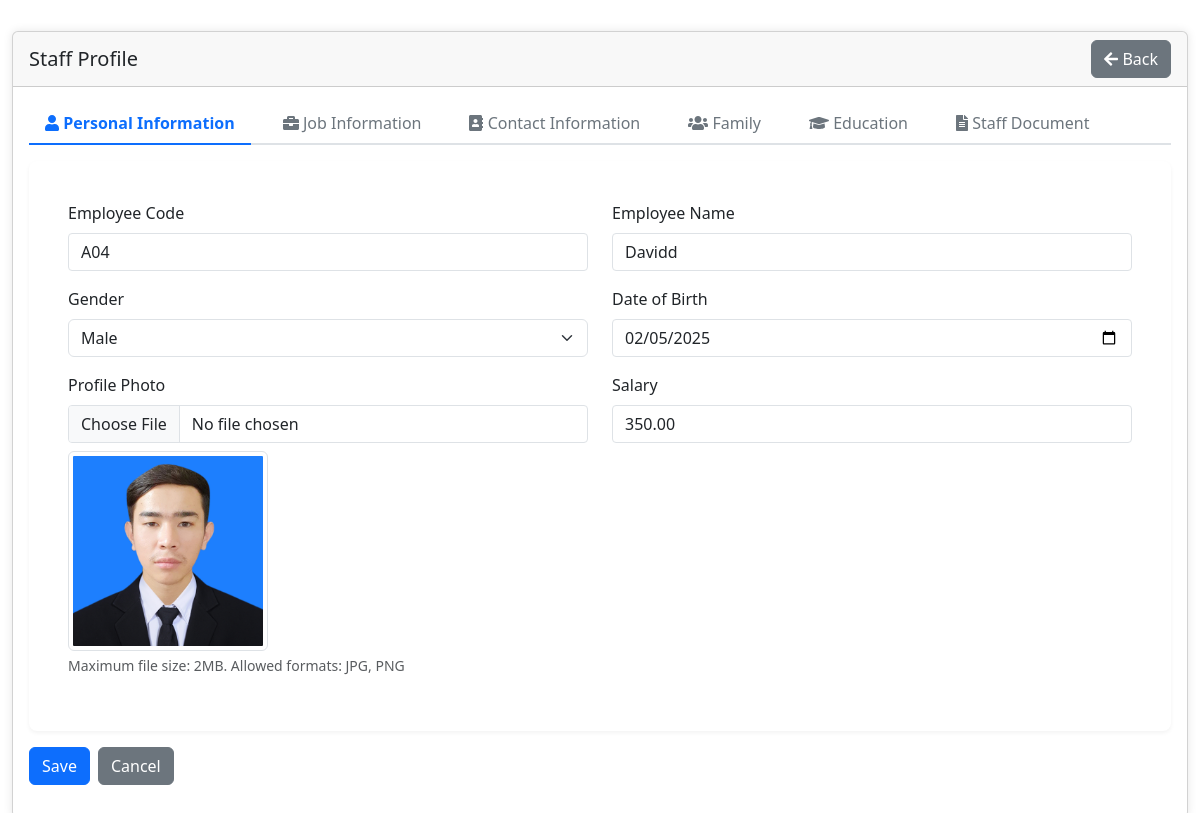
The app's page /view/StaffProfile/edit.php?empcode=A04 with its own data.
### tables this page shows
CREATE TABLE `hrstaffprofile` (
  `EmpCode` varchar(20) NOT NULL,
  `EmpName` varchar(100) DEFAULT NULL,
  `Gender` varchar(20) DEFAULT NULL,
  `Dob` date DEFAULT NULL,
  `Position` varchar(100) DEFAULT NULL,
  `Department` varchar(100) DEFAULT NULL,
  `Company` varchar(100) DEFAULT NULL,
  `Level` varchar(50) DEFAULT NULL,
  `Division` varchar(100) DEFAULT NULL,
  `StartDate` date DEFAULT NULL,
  `Status` varchar(20) DEFAULT NULL,
  `Contact` varchar(50) DEFAULT NULL,
  `Email` varchar(100) DEFAULT NULL,
  `Address` text DEFAULT NULL,
  `LineManager` varchar(100) DEFAULT NULL,
  `Hod` varchar(100) DEFAULT NULL,
  `Photo` varchar(255) DEFAULT NULL,
  `IsProb` int(11) NOT NULL,
  `Salary` decimal(10,2) DEFAULT NULL,
  `PayParameter` varchar(50) DEFAULT NULL,
  `Telegram` varchar(255) NOT NULL,
  `ProbationDate` date NOT NULL
);

### view/StaffProfile/edit.php (the view, shortened to what this page needs)
<link href="https://cdn.jsdelivr.net/npm/sweetalert2@11.7.32/dist/sweetalert2.min.css" rel="stylesheet">
<?php
include("../../root/Header.php");
include("../../Config/conect.php");
$empcode = isset($_GET['empcode']) ? $_GET['empcode'] : '';
try {
    $stmt = $con->prepare("SELECT * FROM hrstaffprofile WHERE EmpCode = ?");
    $stmt->bind_param("s", $empcode);
    $stmt->execute();
    $result = $stmt->get_result();
    $staffData = $result->fetch_assoc();
} catch (Exception $e) {
    echo "<script>
        Swal.fire({
            icon: 'error',
            title: 'Error',
            text: '" . addslashes($e->getMessage()) . "'
        }).then(() => {
            window.location.href = 'index.php';
        });
    </script>";
    exit;
}
?>
<link href="../../Style/staffprofile.css" rel="stylesheet">
<div class="container-fluid mt-3">
    <div class="card">
        <div class="card-header d-flex justify-content-between align-items-center">
            <h5 class="mb-0">Staff Profile</h5>
            <a href="index.php" class="btn btn-secondary">
                <i class="fas fa-arrow-left"></i> Back
            </a>
        </div>
        <div class="card-body">
            <form id="staffForm" action="../../action/StaffProfile/update.php" method="POST" enctype="multipart/form-data">
                <ul class="nav nav-tabs" role="tablist">
                    <li class="nav-item">
                        <a class="nav-link active" data-bs-toggle="tab" href="#personalInfo">
                            <i class="fas fa-user"></i> Personal Information
                        </a>
                    </li>
                    <li class="nav-item">
                        <a class="nav-link" data-bs-toggle="tab" href="#jobInfo">
                            <i class="fas fa-briefcase"></i> Job Information
                        </a>
                    </li>
                    <li class="nav-item">
                        <a class="nav-link" data-bs-toggle="tab" href="#contactInfo">
                            <i class="fas fa-address-book"></i> Contact Information
                        </a>
                    </li>
                    <li class="nav-item">
                        <a class="nav-link" data-bs-toggle="tab" href="#familyInfo">
                            <i class="fas fa-users"></i> Family
                        </a>
                    </li>
                    <li class="nav-item">
                        <a class="nav-link" data-bs-toggle="tab" href="#educationInfo">
                            <i class="fas fa-graduation-cap"></i> Education
                        </a>
                    </li>
                    <li class="nav-item">
                        <a class="nav-link" data-bs-toggle="tab" href="#documentInfo">
                            <i class="fas fa-file-alt"></i> Staff Document
                        </a>
                    </li>
                </ul>
                <div class="tab-content">
                    <div class="tab-pane fade show active" id="personalInfo">
                        <div class="row mb-3">
                            <div class="col-md-6">
                                <label for="empCode" class="form-label">Employee Code</label>
                                <input type="text" class="form-control" id="empCode" name="empCode" value="<?php echo htmlspecialchars($staffData['EmpCode']); ?>" readonly>
                            </div>
                            <div class="col-md-6">
                                <label for="empName" class="form-label">Employee Name</label>
                                <input type="text" class="form-control" id="empName" name="empName" value="<?php echo htmlspecialchars($staffData['EmpName']); ?>">
                            </div>
                        </div>
                        <div class="row mb-3">
                            <div class="col-md-6">
                                <label for="gender" class="form-label">Gender</label>
                                <select class="form-select" id="gender" name="gender">
                                    <option value="Male" <?php echo $staffData['Gender'] == 'Male' ? 'selected' : ''; ?>>Male</option>
                                </select>
                            </div>
                            <div class="col-md-6">
                                <label for="dob" class="form-label">Date of Birth</label>
                                <input type="date" class="form-control" id="dob" name="dob" value="<?php echo htmlspecialchars($staffData['Dob']); ?>">
                            </div>
                        </div>
                        <div class="row mb-3">
                            <div class="col-md-6">
                                <label for="photo" class="form-label">Profile Photo</label>
                                <input type="file" class="form-control" id="photo" name="photo" accept="image/jpeg,image/png">
                                <?php if (!empty($staffData['Photo'])): ?>
                                    <div class="mt-2">
                                        <img src="../../<?php echo htmlspecialchars($staffData['Photo']); ?>" alt="Current Profile Photo" class="img-thumbnail" style="max-width: 200px;">
                                    </div>
                                <?php endif; ?>
                                <div class="form-text">Maximum file size: 2MB. Allowed formats: JPG, PNG</div>
                            </div>
                            <div class="col-md-6">
                                <label for="salary" class="form-label">Salary</label>
                                <input type="number" class="form-control" id="salary" name="salary" value="<?php echo htmlspecialchars($staffData['Salary']); ?>">
                            </div>
                        </div>
                    </div>
                </div>
                <div class="d-flex justify-content-start mt-3">
                    <button type="submit" class="btn btn-primary me-2">Save</button>
                    <a href="index.php" class="btn btn-secondary">Cancel</a>
                </div>
            </form>
        </div>
    </div>
</div>

### Style/style.css (style rules this page uses)
.nav-tabs { border-bottom: 2px solid #dee2e6; margin-bottom: 1rem; }
.nav-tabs .nav-link { border: none; border-radius: 6px 6px 0 0; margin-right: 5px; padding: 8px 16px; color: #6c757d; font-weight: 500; transition: all 0.3s ease; position: relative; }
.nav-tabs .nav-link.active { background-color: transparent; color: #0d6efd; border: none; font-weight: 600; }
.nav-tabs .nav-link.active::after { content: ''; position: absolute; bottom: -2px; left: 0; width: 100%; height: 2px; background-color: #0d6efd; transition: all 0.3s ease; }
.tab-content { background-color: #ffffff; border-radius: 8px; box-shadow: 0 2px 4px rgba(0, 0, 0, 0.05); padding: 15px; }
.tab-pane { padding: 1.5rem; animation: fadeIn 0.3s ease-in; }
.container-fluid { padding: 15px; }
.tab-content::after { content: ""; display: table; clear: both; }

### Style/staffprofile.css (style rules this page uses)
.card { box-shadow: 0 0 10px rgba(0,0,0,0.1); margin-bottom: 1rem; }
.form-label { font-weight: 500; margin-bottom: 0.5rem; }
.form-control { border: 1px solid #dee2e6; border-radius: 4px; padding: 0.375rem 0.75rem; }
.btn-primary { background-color: #0d6efd; border-color: #0d6efd; color: white; }
.btn-secondary { background-color: #6c757d; border-color: #6c757d; color: white; }
.nav-tabs { border-bottom: 2px solid #dee2e6; margin-bottom: 1rem; }
.nav-tabs .nav-link { border: none; color: #6c757d; padding: 0.5rem 1rem; margin-right: 1rem; font-weight: 500; }
.nav-tabs .nav-link.active { color: #0d6efd; border-bottom: 2px solid #0d6efd; margin-bottom: -2px; }
.tab-content { padding-top: 1rem; }

### records on screen
hrstaffprofile: empCode "A04", empName "Davidd", gender "Male", dob "02/05/2025", Photo (picture), salary "350.00"
